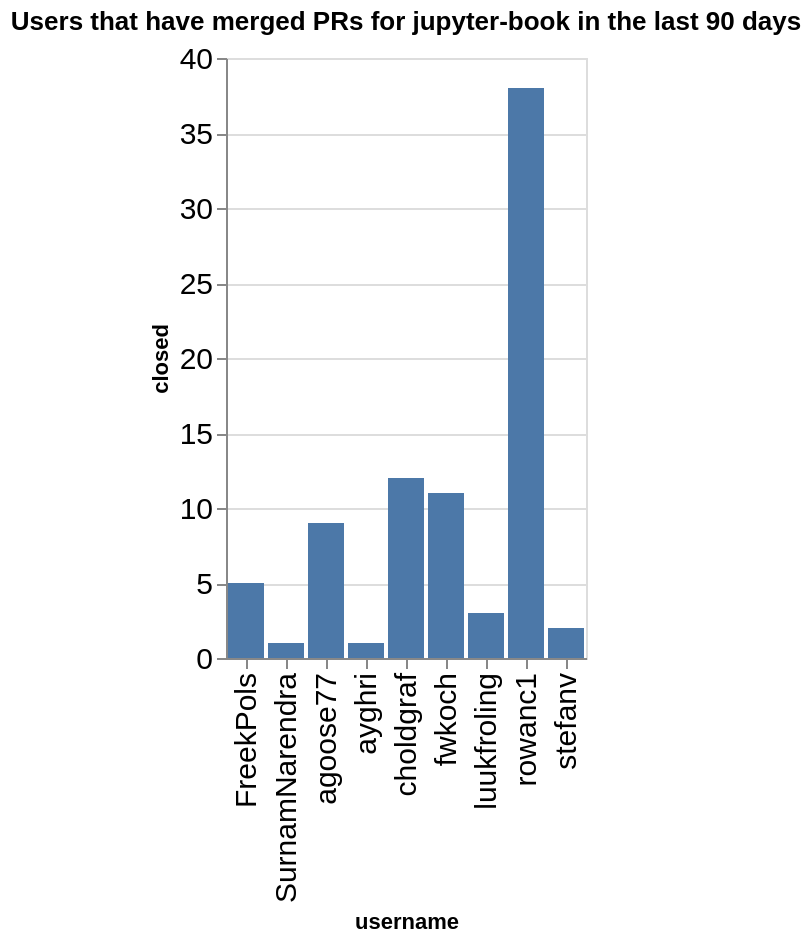

The notebook cell this image was saved under:
### Code cell
charts = []
title = f"Users that have merged PRs for {github_org} in the last {n_days} days"
ch = alt.Chart(data=closed_by_repo.replace(np.nan, 0), title=title).mark_bar().encode(
    x='username',
    y='closed',
)
ch

### Figure 1 — Vega-Lite specification as saved in the notebook (floating-point values rounded to 4 significant figures)
{"config": {"axisLeft": {"labelFontSize": 15}, "axisBottom": {"labelFontSize": 15}}, "data": {"name": "data-78bdb40bb236a3a9b6a0e1c92cd2730d"}, "mark": {"type": "bar"}, "encoding": {"x": {"field": "username", "type": "nominal"}, "y": {"field": "closed", "type": "quantitative"}}, "title": "Users that have merged PRs for jupyter-book in the last 90 days", "$schema": "https://vega.github.io/schema/vega-lite/v5.20.1.json", "datasets": {"data-78bdb40bb236a3a9b6a0e1c92cd2730d": [{"name": "blog", "username": "choldgraf", "closed": 1}, {"name": "blog", "username": "rowanc1", "closed": 1}, {"name": "jupyter-book", "username": "SurnamNarendra", "closed": 1}, {"name": "jupyter-book", "username": "agoose77", "closed": 2}, {"name": "jupyter-book", "username": "choldgraf", "closed": 7}, {"name": "jupyter-book", "username": "rowanc1", "closed": 1}, {"name": "jupyterlab-myst", "username": "agoose77", "closed": 2}, {"name": "myst-plugins", "username": "FreekPols", "closed": 4}, {"name": "myst-plugins", "username": "luukfroling", "closed": 3}, {"name": "myst-theme", "username": "agoose77", "closed": 2}, {"name": "myst-theme", "username": "ayghri", "closed": 1}, {"name": "myst-theme", "username": "rowanc1", "closed": 3}, {"name": "myst-theme", "username": "stefanv", "closed": 1}, {"name": "mystmd", "username": "FreekPols", "closed": 1}, {"name": "mystmd", "username": "agoose77", "closed": 3}, {"name": "mystmd", "username": "choldgraf", "closed": 2}, {"name": "mystmd", "username": "fwkoch", "closed": 11}, {"name": "mystmd", "username": "rowanc1", "closed": 33}, {"name": "mystmd", "username": "stefanv", "closed": 1}, {"name": "team-compass", "username": "choldgraf", "closed": 2}]}}
